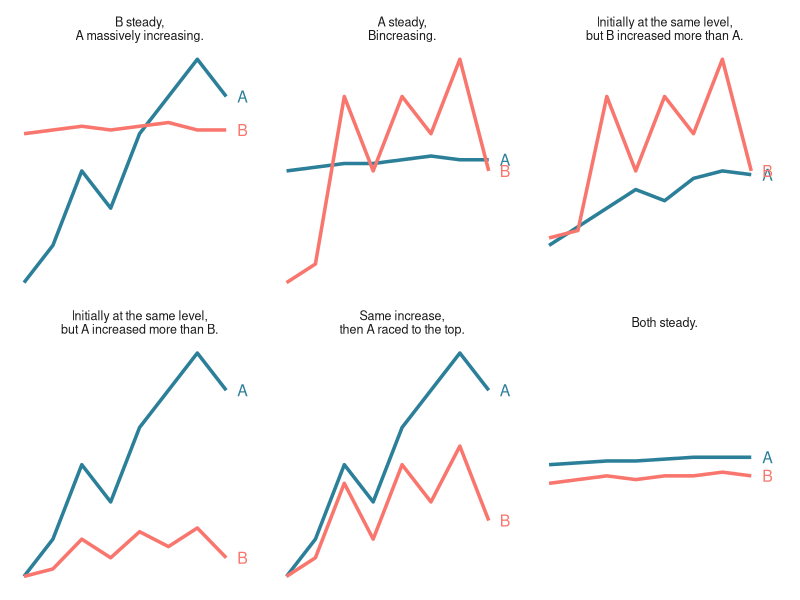

Source code (R):
library(ggplot2)
library(dplyr)
library(tidyr)

# --- data (same as before) ---
set.seed(1)

df <- tibble(
  x = rep(1:8, 6),
  panel = rep(1:6, each = 8),
  A = c(
    c(1,2,4,3,5,6,7,6),
    c(4,4.1,4.2,4.2,4.3,4.4,4.3,4.3),
    c(2,2.5,3,3.5,3.2,3.8,4,3.9),
    c(1,2,4,3,5,6,7,6),
    c(1,2,4,3,5,6,7,6),
    c(4,4.05,4.1,4.1,4.15,4.2,4.2,4.2)
  ),
  B = c(
    c(5,5.1,5.2,5.1,5.2,5.3,5.1,5.1),
    c(1,1.5,6,4,6,5,7,4),
    c(2.2,2.4,6,4,6,5,7,4),
    c(1,1.2,2,1.5,2.2,1.8,2.3,1.5),
    c(1,1.5,3.5,2,4,3,4.5,2.5),
    c(3.5,3.6,3.7,3.6,3.7,3.7,3.8,3.7)
  )
)

df_long <- df %>%
  pivot_longer(cols = c(A, B),
               names_to = "series",
               values_to = "value")

labels <- c(
  "B steady,\nA massively increasing.",
  "A steady,\nBincreasing.",
  "Initially at the same level,\nbut B increased more than A.",
  "Initially at the same level,\nbut A increased more than B.",
  "Same increase,\nthen A raced to the top.",
  "Both steady."
)

df_long$panel_label <- factor(df_long$panel, labels = labels)

# --- get last point for labeling ---
df_labels <- df_long %>%
  group_by(panel, series) %>%
  filter(x == max(x))

# --- plot ---
ggplot(df_long, aes(x = x, y = value, color = series, group = series)) +
  geom_line(size = 1.2) +
 # geom_point(size = 2) +
  
  # Add A/B labels at end of lines
  geom_text(data = df_labels,
            aes(label = series),
            hjust = -1,
            size = 4,
            show.legend = FALSE) +
  
  facet_wrap(~panel_label, ncol = 3) +
  
  scale_color_manual(values = c("A" = "#2C7F99", "B" = "#F8766D")) +
  
  theme_minimal(base_size = 12) +
  theme(
    legend.position = "none",
    strip.text = element_text(size = 9),
    panel.grid = element_blank(),
    axis.title = element_blank(),
    axis.text = element_blank(),
    axis.ticks = element_blank()
  ) +
  
  # Add space on the right for labels
  expand_limits(x = max(df_long$x) + 1)


#  scale_color_manual(values = c("blue" = "#28A197" , "pink" ="#EA738D")) +
